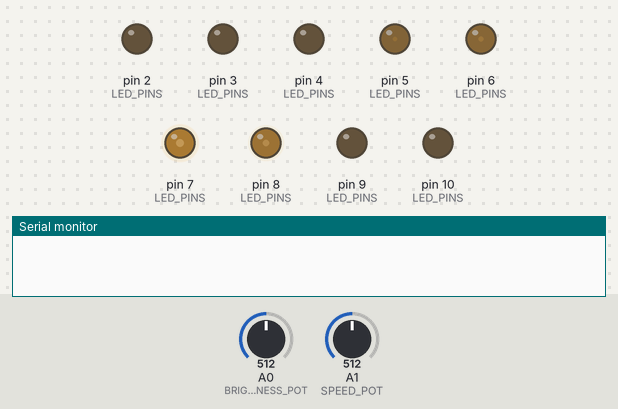
This sketch was run on a simulated Arduino Uno, built with avr-gcc and run on an emulated ATmega328P. On the bench: output pins drawn as LEDs (lit = HIGH), the last lines printed to the serial monitor. Inputs (shaded band) come from the test bench; at power-on: A1 (SPEED_POT) = 512, A0 (BRIGHTNESS_POT) = 512.

Above: at 1.2 s.
1.3 s: A1 (SPEED_POT) set to 306
At 3.43 s:
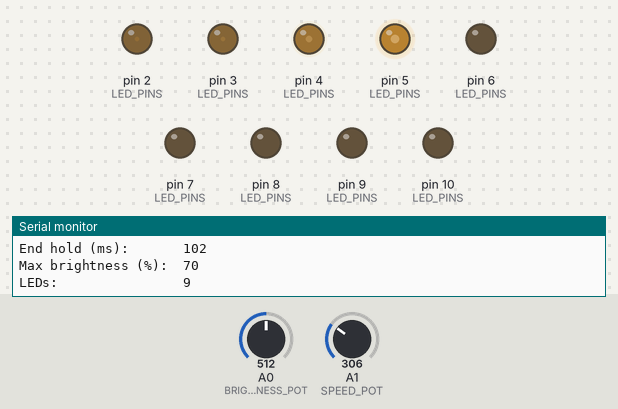
4.3 s: A0 (BRIGHTNESS_POT) set to 716
At 4.83 s:
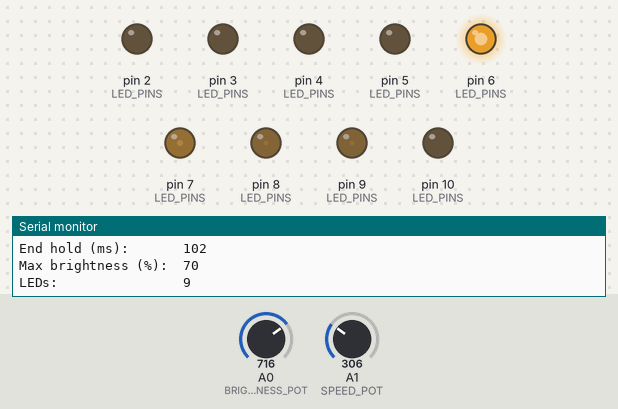
7.3 s: A1 (SPEED_POT) set to 511
At 8.4 s:
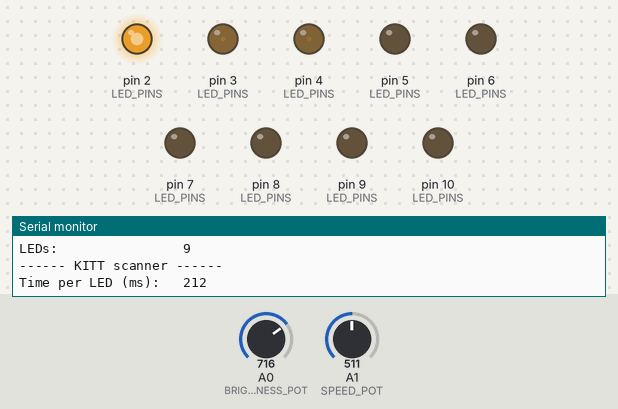
10.3 s: A0 (BRIGHTNESS_POT) set to 900
13.3 s: A0 (BRIGHTNESS_POT) set to 1023
16.3 s: A0 (BRIGHTNESS_POT) set to 511
Timing chart, 0 to 20.3 s (numbered marks = the images above; inputs shaded):
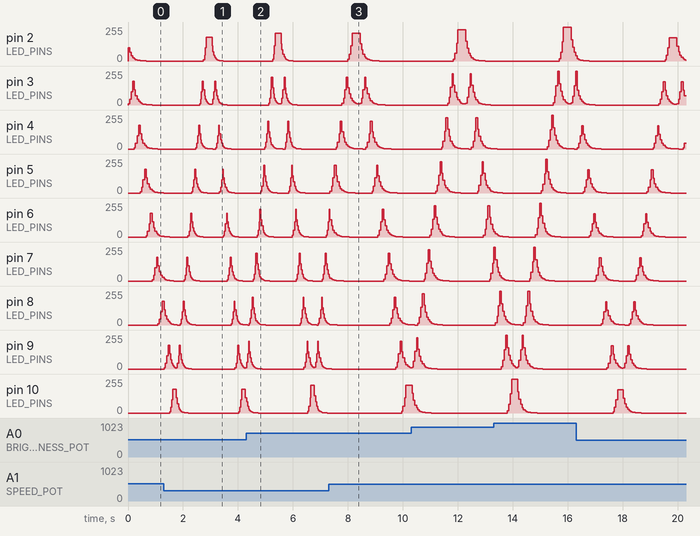

The sketch:

JsquaredZKITTSCANNER.ino
```cpp
/*
  JsquaredZ KITT Scanner
  ----------------------
  Knight Rider style LED scanner using the SoftPWM library.

  Wiring (Arduino Uno or similar):
    LEDs  -> digital pins 2..10 (through resistors), left to right
    A0    -> pot: maximum brightness (40% .. 100%)
    A1    -> pot: scan speed, time the head spends on each LED (25 .. 400 ms)

  How the effect works:
    Every frame, every LED's brightness decays by a fixed factor, then the
    head is painted at full brightness on top. That leaves a trail that
    fades out behind the head, keeps fading while the head pauses at each
    end, and always follows the direction of travel. The head moves in
    sub-LED steps so it glides instead of hopping, and brightness is
    gamma corrected so the dim tail steps are actually visible.
*/

#include <SoftPWM.h>

// ---------- Hardware ----------
const uint8_t LED_PINS[] = {2, 3, 4, 5, 6, 7, 8, 9, 10};
const uint8_t NUM_LEDS   = sizeof(LED_PINS) / sizeof(LED_PINS[0]);
const uint8_t BRIGHTNESS_POT = A0;
const uint8_t SPEED_POT      = A1;

// ---------- Look and feel (tune these) ----------
const uint8_t SUBSTEPS       = 4;     // frames per LED; higher = smoother glide
const float   TAIL_FALLOFF   = 0.40;  // brightness kept per LED behind the head (0..1)
                                      // 0.3 = short tail, 0.5 = long tail
const float   END_HOLD_RATIO = 0.75;  // pause at each end, as a fraction of time-per-LED
const float   CUTOFF         = 0.02;  // below this an LED is simply off

// ---------- State ----------
float  level[NUM_LEDS];   // current brightness 0..1, before gamma
float  head = 0;          // head position in LED units, 0 .. NUM_LEDS-1
int8_t dir  = 1;          // +1 scanning right, -1 scanning left
float  decayPerFrame;     // derived from TAIL_FALLOFF and SUBSTEPS

void setup()
{
  Serial.begin(9600);

  SoftPWMBegin();
  for (uint8_t i = 0; i < NUM_LEDS; i++) {
    SoftPWMSet(LED_PINS[i], 0);
    level[i] = 0;
  }
  // We draw the fades ourselves, so turn off the library's own fading.
  SoftPWMSetFadeTime(ALL, 0, 0);

  // Decay so that one full LED of travel leaves TAIL_FALLOFF of the brightness.
  decayPerFrame = pow(TAIL_FALLOFF, 1.0 / SUBSTEPS);
}

// Pot on A0 -> maximum brightness in percent, 40..100.
uint8_t maxBrightnessPercent()
{
  return map(analogRead(BRIGHTNESS_POT), 0, 1023, 40, 100);
}

// Pot on A1 -> milliseconds the head spends on each LED, 25..400.
uint16_t msPerLed()
{
  return map(analogRead(SPEED_POT), 0, 1023, 25, 400);
}

// Fade every LED a little.
void decayTail()
{
  for (uint8_t i = 0; i < NUM_LEDS; i++) {
    level[i] *= decayPerFrame;
  }
}

// Paint the head: full brightness at its position, split across the two
// nearest LEDs when it is between them. Only ever brightens, never dims,
// so the tail that is already there is preserved.
void paintHead()
{
  for (uint8_t i = 0; i < NUM_LEDS; i++) {
    float d = fabs((float)i - head);
    if (d < 1.0) {
      float k = 1.0 - d;
      if (k > level[i]) level[i] = k;
    }
  }
}

// Push the buffer out to the LEDs with gamma and the brightness pot applied.
void render(uint8_t maxPct)
{
  for (uint8_t i = 0; i < NUM_LEDS; i++) {
    float b = level[i];
    if (b < CUTOFF) b = 0;
    b = b * b;  // gamma 2.0: the eye sees LED brightness roughly logarithmically
    SoftPWMSet(LED_PINS[i], (uint8_t)(b * maxPct * 2.55 + 0.5));
  }
}

// One animation frame.
void frame(uint16_t frameMs)
{
  decayTail();
  paintHead();
  render(maxBrightnessPercent());
  delay(frameMs);
}

void printSettings(uint16_t perLed, uint16_t holdMs)
{
  Serial.println(F("------ KITT scanner ------"));
  Serial.print(F("Time per LED (ms):   ")); Serial.println(perLed);
  Serial.print(F("End hold (ms):       ")); Serial.println(holdMs);
  Serial.print(F("Max brightness (%):  ")); Serial.println(maxBrightnessPercent());
  Serial.print(F("LEDs:                ")); Serial.println(NUM_LEDS);
}

void loop()
{
  uint16_t perLed  = msPerLed();
  uint16_t frameMs = max(perLed / SUBSTEPS, 1);

  // Glide the head one LED in SUBSTEPS small moves.
  for (uint8_t s = 0; s < SUBSTEPS; s++) {
    head += dir * (1.0 / SUBSTEPS);
    frame(frameMs);
  }
  head = round(head);  // kill float drift

  // Reached an end: reverse, and hold while the tail keeps fading.
  if (head <= 0 || head >= NUM_LEDS - 1) {
    head = constrain(head, 0, NUM_LEDS - 1);
    dir  = -dir;

    uint8_t holdFrames = (uint8_t)(SUBSTEPS * END_HOLD_RATIO + 0.5);
    for (uint8_t h = 0; h < holdFrames; h++) {
      frame(frameMs);
    }

    if (head == 0) {  // once per full round trip
      printSettings(perLed, holdFrames * frameMs);
    }
  }
}
```

Measured:
- by itself, pin 10 (LED_PINS): rises from 0/255 to 176/255 in 0.16 s, then falls to 0/255 in 0.86 s
